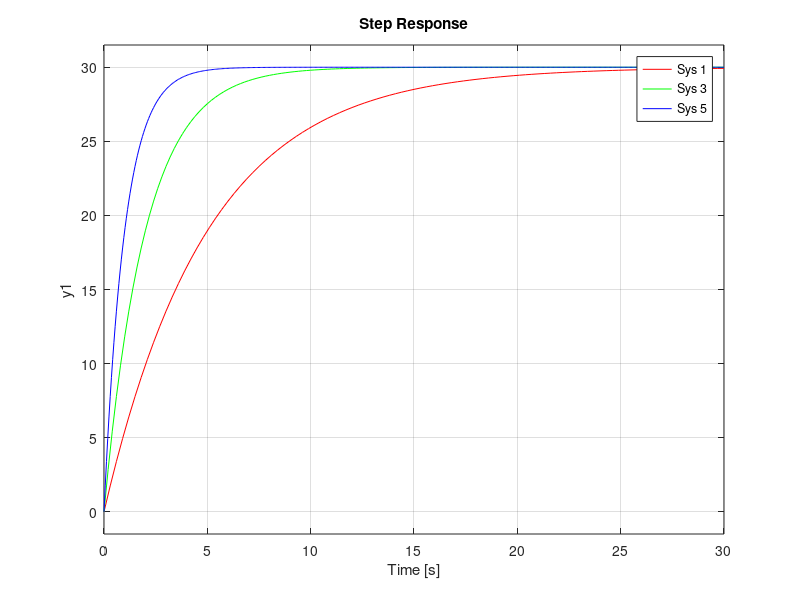
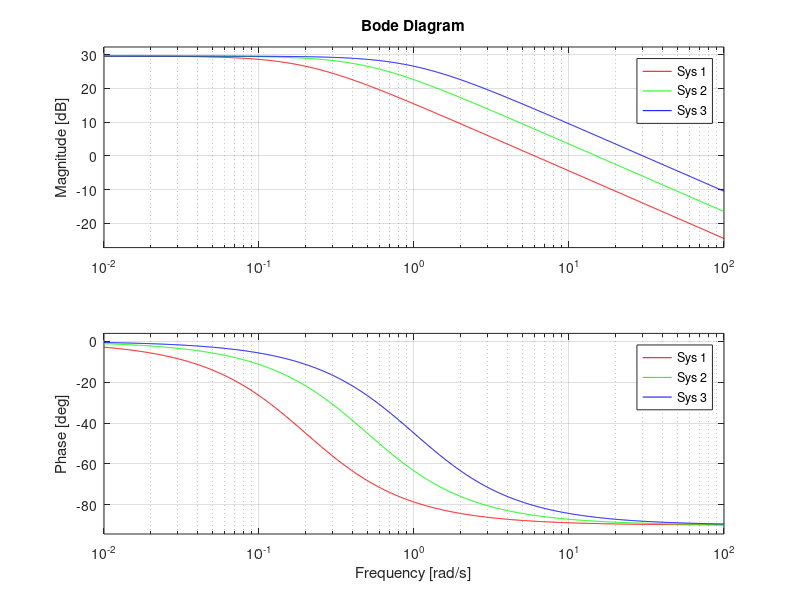
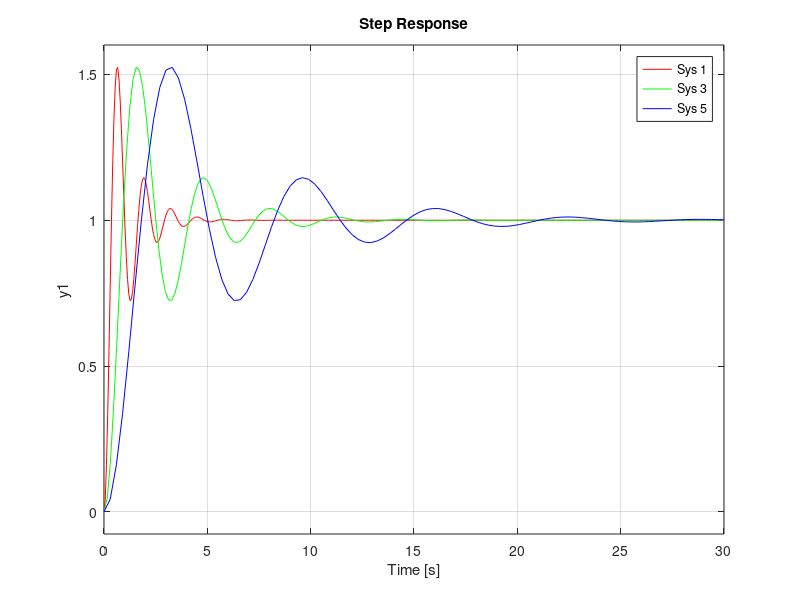
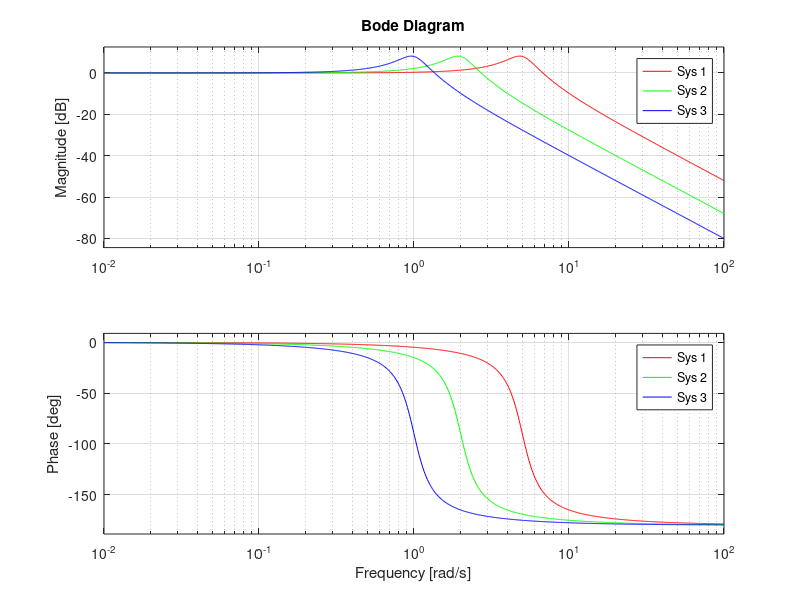

MATLAB code for these plots, in order: (Note: this script raises an error after producing the figures.)
%% %% Characteristics of first- and second-order systems; Time-domain interpretation of transfer function poles and zeros %% %%
clear all
close all
clc

%% Exercise 1
K = [30 10 2];
tao = [5 2 1];
sys{1} = tf(K(1),[tao(1) 1]);
sys{2} = tf(K(1),[tao(2) 1]);
sys{3} = tf(K(1),[tao(3) 1]);
figure(1)
step(sys{1},'r',sys{2},'g',sys{3},'b');
figure(2)
bode(sys{1},'r',sys{2},'g',sys{3},'b');

fai = [1 0.5 0.2];
wn = [5 2 1];
sys{1} = tf(wn(1)^2,[1 2*fai(3)*wn(1) wn(1)^2]);
sys{2} = tf(wn(2)^2,[1 2*fai(3)*wn(2) wn(2)^2]);
sys{3} = tf(wn(3)^2,[1 2*fai(3)*wn(3) wn(3)^2]);
figure(3)
step(sys{1},'r',sys{2},'g',sys{3},'b');
figure(4)
bode(sys{1},'r',sys{2},'g',sys{3},'b');

a = [5 2 1];
sys{1} = tf([a(1) 1],[1 2 1]);
sys{2} = tf([a(2) 1],[1 2 1]);
sys{3} = tf([a(3) 1],[1 2 1]);
figure(5)
step(sys{1},'r',sys{2},'g',sys{3},'b');
figure(6)
bode(sys{1},'r',sys{2},'g',sys{3},'b');

a = [5 2 1];
sys{1} = tf([-a(1) 1],[1 2 1]);
sys{2} = tf([-a(2) 1],[1 2 1]);
sys{3} = tf([-a(3) 1],[1 2 1]);
figure(7)
step(sys{1},'r',sys{2},'g',sys{3},'b');
figure(8)
bode(sys{1},'r',sys{2},'g',sys{3},'b');

%% Exercise 2
figure(9)
step((s+1)/s/(0.1*s + 1), '--', (-s+1)/s/(0.1*s + 1), 4)
grid on
ylabel('Lateral velocity')
h = findobj(gcf,'type','line');








